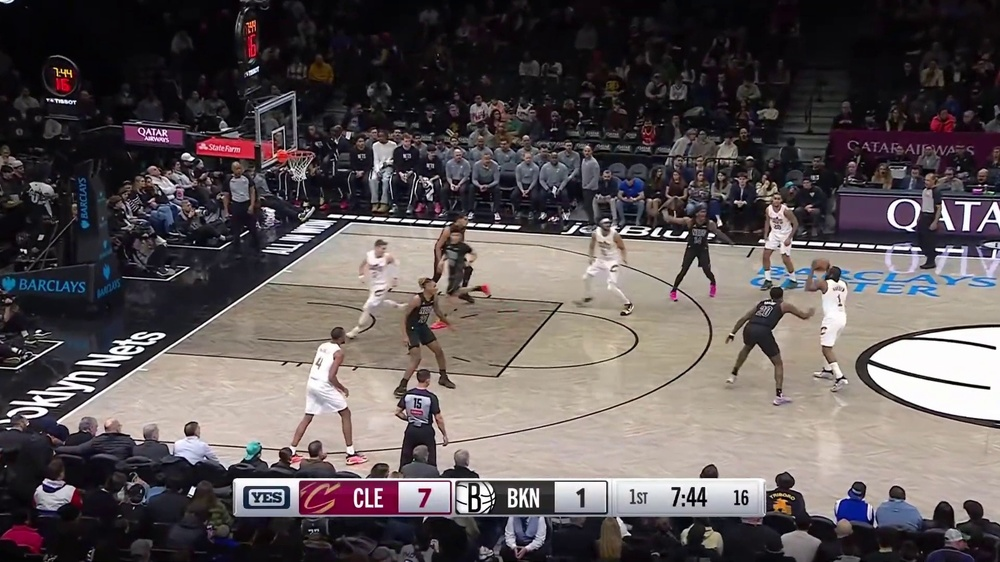
#> input picture examples/harden_to_allen/harden_to_allen_before.jpg, 1000 x 562 px, shrunk from 1920 x 1080 before the run
$ python paint_homography.py --mask ../examples/harden_to_allen/harden_to_allen_before.jpg --basket-side left --image ../examples/harden_to_allen/harden_to_allen_before.jpg
#> lines starting #> are read from the running program, lines starting #| are printed output that depends on the picture; after the words box and inside, x2 and y2 are one past the last pixel; in counts of white or black regions, pixels touching at a corner belong together
from __future__ import annotations

import argparse
from dataclasses import dataclass
from pathlib import Path

import cv2
import numpy as np


HOOP_TO_BASELINE_FT = 5.25
LANE_HALF_WIDTH_FT = 8.0
LANE_DEPTH_FT = 19.0
EDGE_MARGIN_PX = 4

# Ordered to match the first four keypoints in the existing dataset:
# lane_bl_l, lane_bl_r, lane_ft_l, lane_ft_r
PAINT_COURT_POINTS = np.array(
    [
        [-LANE_HALF_WIDTH_FT, -HOOP_TO_BASELINE_FT],
        [LANE_HALF_WIDTH_FT, -HOOP_TO_BASELINE_FT],
        [-LANE_HALF_WIDTH_FT, LANE_DEPTH_FT - HOOP_TO_BASELINE_FT],
        [LANE_HALF_WIDTH_FT, LANE_DEPTH_FT - HOOP_TO_BASELINE_FT],
    ],
    dtype=np.float32,
)


@dataclass(frozen=True)
class PaintHomography:
    homography: np.ndarray
    inverse_homography: np.ndarray
    image_points: np.ndarray
    court_points: np.ndarray

    # [9 lines left out: functions img_to_court, court_to_img, not called in this run]


def find_paint_quad(mask: np.ndarray) -> np.ndarray:
    binary = (mask > 127).astype(np.uint8) * 255
    contours, _ = cv2.findContours(binary, cv2.RETR_EXTERNAL, cv2.CHAIN_APPROX_SIMPLE)
    if not contours:
        raise ValueError("No paint contour found in mask.")

    contour = max(contours, key=cv2.contourArea)
    if cv2.contourArea(contour) < 100.0:
        raise ValueError("Paint contour is too small to fit a homography.")

    image_height, image_width = mask.shape[:2]
    x, y, width, height = cv2.boundingRect(contour)
    if (
        x <= EDGE_MARGIN_PX
        or y <= EDGE_MARGIN_PX
        or (x + width) >= (image_width - EDGE_MARGIN_PX)
        or (y + height) >= (image_height - EDGE_MARGIN_PX)
    ):
        raise ValueError("Paint contour is too close to the image border, so one or more corners are likely out of frame.")

    perimeter = cv2.arcLength(contour, True)
    approx = cv2.approxPolyDP(contour, 0.02 * perimeter, True)
    if len(approx) == 4:
        return approx[:, 0, :].astype(np.float32)

    rect = cv2.minAreaRect(contour)
    return cv2.boxPoints(rect).astype(np.float32)


# [17 lines left out: function order_paint_corners, not called in this run]


def fit_paint_homography(mask: np.ndarray, basket_side: str) -> PaintHomography:
    quad = find_paint_quad(mask)
    ordered_img_points = order_paint_corners(quad, basket_side=basket_side)
    homography, _ = cv2.findHomography(ordered_img_points, PAINT_COURT_POINTS, cv2.RANSAC, 3.0)
    if homography is None:
        raise ValueError("Homography fit failed.")
    inverse_homography = np.linalg.inv(homography)
    return PaintHomography(
        homography=homography,
        inverse_homography=inverse_homography,
        image_points=ordered_img_points,
        court_points=PAINT_COURT_POINTS.copy(),
    )


# [16 lines left out: function draw_quad, not called in this run]


def parse_args() -> argparse.Namespace:
    parser = argparse.ArgumentParser(description="Fit a hoop-centered homography from a predicted paint mask.")
    parser.add_argument("--mask", type=Path, required=True, help="Binary paint mask image.")
    parser.add_argument("--basket-side", choices=["left", "right"], required=True)
    parser.add_argument("--image", type=Path, default=None, help="Optional original frame for debug overlay.")
    parser.add_argument("--out-image", type=Path, default=Path("runs/paint-homography/debug.jpg"))
    return parser.parse_args()


def main() -> None:
    args = parse_args()
    mask = cv2.imread(str(args.mask), cv2.IMREAD_GRAYSCALE)
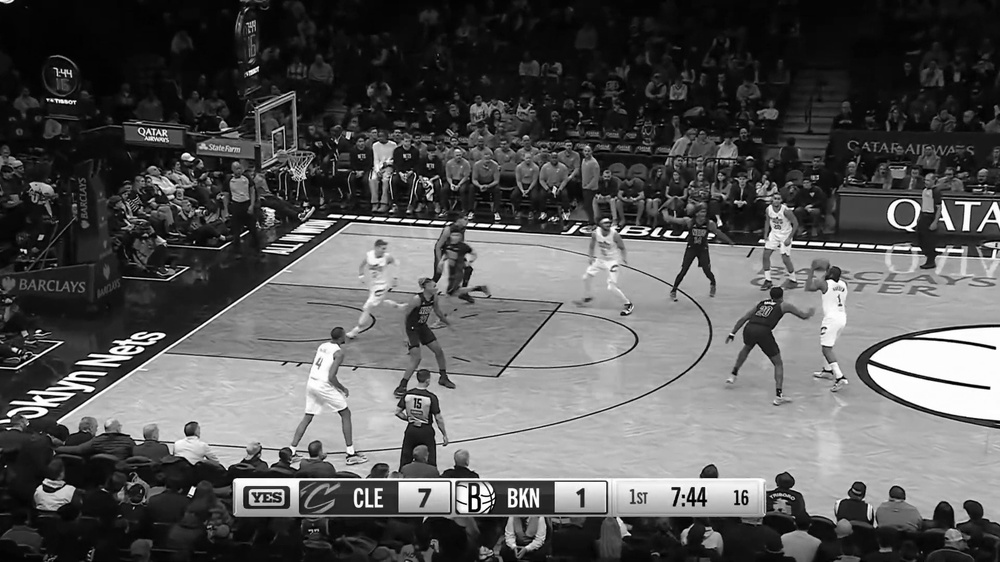
#> mask: shape (562, 1000); min 0, max 255, mean 85.7
    if mask is None:
        raise RuntimeError(f"Failed to read mask: {args.mask}")

    fit = fit_paint_homography(mask, basket_side=args.basket_side)
#> in find_paint_quad, `binary = (mask > 127).astype(np.uint8) * 255`:
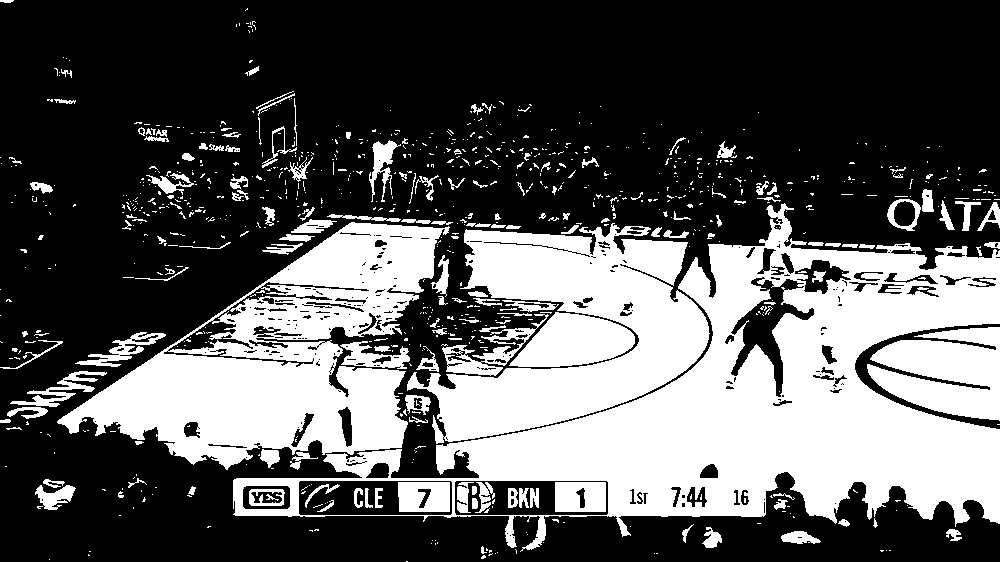
#> binary: shape (562, 1000); 34.8% white; 885 white regions (720 under 20 px)
#> in find_paint_quad, `contours, _ = cv2.findContours(binary, cv2.RETR_EXTERNAL, cv2.CHAIN_AP..`: contours = 819 contours, 728 with area under 20; largest, box (x1, y1, x2, y2) and area: (233, 203, 1000, 552) 100452, (57, 222, 450, 470) 45996, (407, 223, 710, 444) 30885, (867, 327, 1000, 421) 8296, (509, 312, 635, 367) 4443
#> in find_paint_quad, `contour = max(contours, key=cv2.contourArea)`: contour = contour of 1281 points, box (x1, y1, x2, y2) (233, 203, 1000, 552), area 100452
#> in find_paint_quad, `x, y, width, height = cv2.boundingRect(contour)`: x = 233; y = 203; width = 767; height = 349
    print("image_points:", fit.image_points.tolist())
    print("court_points:", fit.court_points.tolist())
    print("homography:")
    print(fit.homography)

    if args.image is not None:
        image = cv2.imread(str(args.image), cv2.IMREAD_COLOR)
        if image is None:
            raise RuntimeError(f"Failed to read image: {args.image}")
        args.out_image.parent.mkdir(parents=True, exist_ok=True)
        cv2.imwrite(str(args.out_image), draw_quad(image, fit.image_points))
        print(f"Wrote debug overlay to: {args.out_image.resolve()}")


if __name__ == "__main__":
#> (the run stopped early here; a loop or call above may not have finished)
